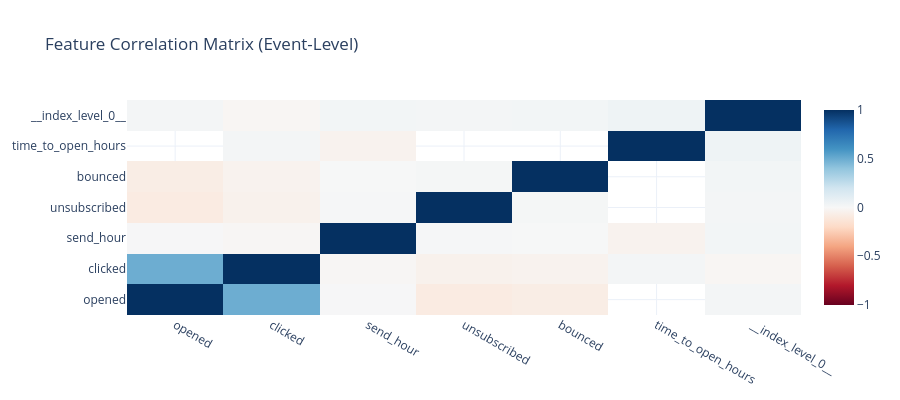

This figure's notebook cell:
### Markdown cell above
## 1c.8 Correlation Matrix Analysis

**📊 Understanding Feature Relationships:**

This section shows feature-feature relationships in two complementary ways:
- **Correlation Matrix**: Numerical summary (r values)
- **Scatter Matrix**: Visual relationships with cohort overlay

| Correlation | Interpretation | Action |
|-------------|----------------|--------|
| `\|r\|` > 0.9 | Near-duplicate features | Remove one |
| `\|r\|` > 0.7 | Strong relationship | Consider combining |
| `\|r\|` < 0.3 | Weak/no relationship | Independent features |

### Code cell
# Correlation matrix for numeric event attributes
# Define analysis columns - exclude entity, time, target, and temporal metadata
numeric_event_cols = [c for c in df.select_dtypes(include=[np.number]).columns
                      if c not in [ENTITY_COLUMN, TIME_COLUMN, TARGET_COLUMN]
                      and c not in TEMPORAL_METADATA_COLS
                      and 'target' not in c.lower()]

excluded_cols = [c for c in df.select_dtypes(include=[np.number]).columns if c not in numeric_event_cols]

print(f"Correlation Analysis (event-level, n={len(df):,})")
print(f"  Included ({len(numeric_event_cols)}): {numeric_event_cols}")
print(f"  Excluded ({len(excluded_cols)}): {excluded_cols}")

if len(numeric_event_cols) >= 2:
    corr_matrix = df[numeric_event_cols].corr()
    fig = charts.heatmap(
        corr_matrix.to_numpy(), x_labels=numeric_event_cols, y_labels=numeric_event_cols,
        title="Feature Correlation Matrix (Event-Level)"
    )
    display_figure(fig)

    # High correlation pairs
    high_corr = []
    for i in range(len(numeric_event_cols)):
        for j in range(i+1, len(numeric_event_cols)):
            corr_val = corr_matrix.iloc[i, j]
            if abs(corr_val) > 0.7:
                high_corr.append((numeric_event_cols[i], numeric_event_cols[j], corr_val))

    if high_corr:
        print("\n⚠️ Highly correlated pairs (|r| > 0.7):")
        for c1, c2, r in sorted(high_corr, key=lambda x: abs(x[2]), reverse=True)[:5]:
            print(f"   {c1} ↔ {c2}: r={r:.2f}")

### Figure 1 — Plotly figure (JSON) as saved in the notebook; plotly's stock layout.template omitted (floating-point values rounded to 4 significant figures)
{"data": [{"colorscale": [[0.0, "rgb(103,0,31)"], [0.1, "rgb(178,24,43)"], [0.2, "rgb(214,96,77)"], [0.3, "rgb(244,165,130)"], [0.4, "rgb(253,219,199)"], [0.5, "rgb(247,247,247)"], [0.6, "rgb(209,229,240)"], [0.7, "rgb(146,197,222)"], [0.8, "rgb(67,147,195)"], [0.9, "rgb(33,102,172)"], [1.0, "rgb(5,48,97)"]], "type": "heatmap", "x": ["opened", "clicked", "send_hour", "unsubscribed", "bounced", "time_to_open_hours", "__index_level_0__"], "y": ["opened", "clicked", "send_hour", "unsubscribed", "bounced", "time_to_open_hours", "__index_level_0__"], "z": [[1.0, 0.494, 0.006087, -0.08922, -0.07328, NaN, 0.01908], [0.494, 1.0, -0.01209, -0.04408, -0.0362, 0.02161, -0.01683], [0.006087, -0.01209, 1.0, 0.01195, 0.005164, -0.03688, 0.02398], [-0.08922, -0.04408, 0.01195, 1.0, 0.01577, NaN, 0.02209], [-0.07328, -0.0362, 0.005164, 0.01577, 1.0, NaN, 0.02625], [NaN, 0.02161, -0.03688, NaN, NaN, 1.0, 0.04659], [0.01908, -0.01683, 0.02398, 0.02209, 0.02625, 0.04659, 1.0]], "zmid": 0}], "layout": {"height": 400, "title": {"text": "Feature Correlation Matrix (Event-Level)"}}}
